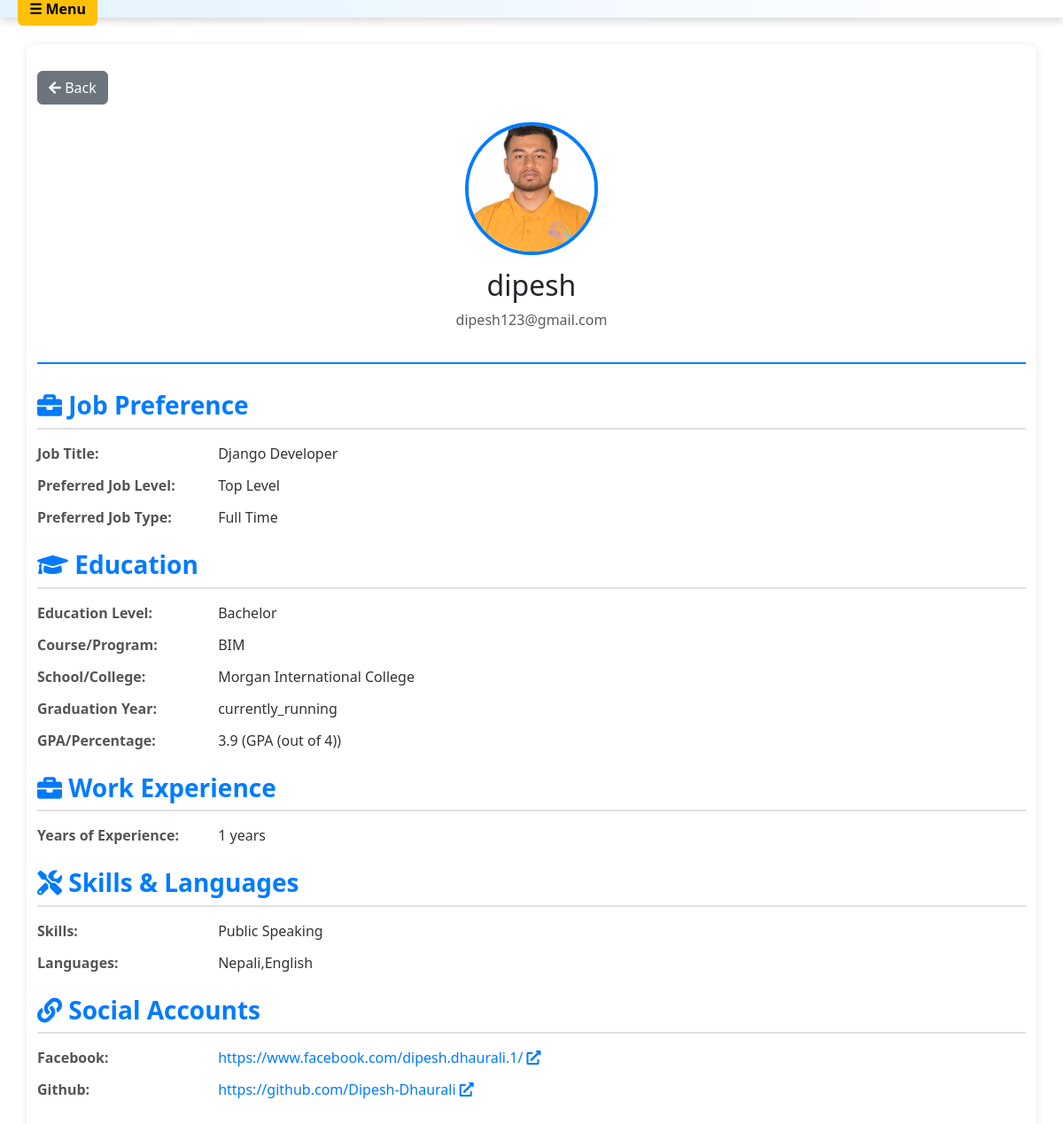
Page /view-candidate-profile/8/ (signed in) on the committed database.
### candidate/models.py (models this page shows, shortened)
class CandidateProfile(models.Model):
    JOB_LEVEL_CHOICES = (
        ('top', 'Top Level'),
        ('senior', 'Senior Level'),
        ('mid', 'Mid Level'),
        ('junior', 'Junior/Entry Level'),
        ('internship', 'Internship'),
    )
    JOB_TYPE_CHOICES = (
        ('fulltime', 'Full Time'),
        ('parttime', 'Part Time'),
    )
    EDUCATION_CHOICES = (
        ('see', 'SEE (Secondary Education Examination)'),
        ('slc', 'SLC (School Leaving Certificate)'),
        ('plus2', '+2 (Higher Secondary)'),
        ('diploma', 'Diploma'),
        ('bachelor', 'Bachelor'),
        ('masters', 'Masters'),
    )
    GPA_PERCENTAGE_CHOICES = (
        ('gpa_4', 'GPA (out of 4)'),
        ('gpa_10', 'GPA (out of 10)'),
        ('percentage', 'Percentage (out of 100)'),
    )
    GRADUATION_YEAR_CHOICES = (
        ('currently_running', 'Currently Running'),
    ) + tuple((str(year), str(year)) for year in range(2030, 1899, -1))
    user = models.OneToOneField(User, on_delete=models.CASCADE)
    profile_photo = models.FileField(upload_to='candidate_photos/', null=True, blank=True)
    job_preference_title = models.CharField(max_length=200, help_text="e.g., Document Officer")
    preferred_job_level = models.CharField(max_length=20, choices=JOB_LEVEL_CHOICES)
    preferred_job_type = models.CharField(max_length=20, choices=JOB_TYPE_CHOICES)
    work_experience = models.IntegerField(default=0)
    education_level = models.CharField(max_length=20, choices=EDUCATION_CHOICES)
    course_or_program = models.CharField(max_length=200, help_text="e.g., BIM")
    gpa_percentage_type = models.CharField(max_length=10, choices=GPA_PERCENTAGE_CHOICES)
    gpa_percentage_value = models.FloatField()
    school_college_name = models.CharField(max_length=200)
    graduation_year = models.CharField(
        max_length=20,
        choices=GRADUATION_YEAR_CHOICES,
        default='currently_running'
    )
    skills = models.TextField(help_text="e.g., Public Speaking, Computer Operation")
    languages = models.TextField(help_text="e.g., Nepali, English")
    social_account_name_1 = models.CharField(max_length=100, null=True, blank=True)
    social_account_url_1 = models.URLField(null=True, blank=True)
    social_account_name_2 = models.CharField(max_length=100, null=True, blank=True)
    social_account_url_2 = models.URLField(null=True, blank=True)
    created_at = models.DateTimeField(auto_now_add=True)
    updated_at = models.DateTimeField(auto_now=True)

### hr/views.py (the view)
# urls.py: path("view-candidate-profile/<int:user_id>/", views.view_candidate_profile, name='view_candidate_profile'),
@login_required(login_url='login_user')
def view_candidate_profile(request, user_id):
    candidate_user = get_object_or_404(User, id=user_id)
    try:
        profile = CandidateProfile.objects.get(user=candidate_user)
    except CandidateProfile.DoesNotExist:
        messages.warning(request, f"Candidate {candidate_user.username} has not created a profile yet.")
        return redirect('hrdash')
    context = {
        'candidate_user': candidate_user,
        'profile': profile,
    }
    return render(request, 'hr/view_candidate_profile.html', context)

### hr/templates/hr/view_candidate_profile.html (shortened to what this page needs)
<!DOCTYPE html>
<html lang="en">
<head>
    <link href="https://cdn.jsdelivr.net/npm/bootstrap@5.3.8/dist/css/bootstrap.min.css" rel="stylesheet">
    <link rel="stylesheet" href="https://cdnjs.cloudflare.com/ajax/libs/font-awesome/5.15.3/css/all.min.css">
</head>
<body>
    {% include 'hr/navbar.html' %}
    <div class="container">
        <a href="javascript:history.back()" class="btn btn-secondary back-button">
            <i class="fas fa-arrow-left"></i> Back
        </a>
        <div class="profile-header">
            {% if profile.profile_photo %}
                <img src="{{ profile.profile_photo.url }}" alt="Profile Photo" class="profile-photo">
            {% else %}
                <div class="profile-photo d-flex align-items-center justify-content-center bg-secondary text-white" style="font-size: 48px;">
                    <i class="fas fa-user"></i>
                </div>
            {% endif %}
            <h2>{{ candidate_user.get_full_name|default:candidate_user.username }}</h2>
            <p class="text-muted">{{ candidate_user.email }}</p>
        </div>
        <h3 class="section-title"><i class="fas fa-briefcase"></i> Job Preference</h3>
        <div class="info-row">
            <span class="info-label">Job Title:</span>
            <span class="info-value">{{ profile.job_preference_title|default:"Not specified" }}</span>
        </div>
        <div class="info-row">
            <span class="info-label">Preferred Job Level:</span>
            <span class="info-value">{{ profile.get_preferred_job_level_display|default:"Not specified" }}</span>
        </div>
        <div class="info-row">
            <span class="info-label">Preferred Job Type:</span>
            <span class="info-value">{{ profile.get_preferred_job_type_display|default:"Not specified" }}</span>
        </div>
        <h3 class="section-title"><i class="fas fa-graduation-cap"></i> Education</h3>
        <div class="info-row">
            <span class="info-label">Education Level:</span>
            <span class="info-value">{{ profile.get_education_level_display|default:"Not specified" }}</span>
        </div>
        <div class="info-row">
            <span class="info-label">Course/Program:</span>
            <span class="info-value">{{ profile.course_or_program|default:"Not specified" }}</span>
        </div>
        <div class="info-row">
            <span class="info-label">School/College:</span>
            <span class="info-value">{{ profile.school_college_name|default:"Not specified" }}</span>
        </div>
        <div class="info-row">
            <span class="info-label">Graduation Year:</span>
            <span class="info-value">{{ profile.graduation_year|default:"Not specified" }}</span>
        </div>
        <div class="info-row">
            <span class="info-label">GPA/Percentage:</span>
            <span class="info-value">
                {% if profile.gpa_percentage_value %}
                    {{ profile.gpa_percentage_value }} ({{ profile.get_gpa_percentage_type_display }})
                {% else %}
                    Not specified
                {% endif %}
            </span>
        </div>
        <h3 class="section-title"><i class="fas fa-briefcase"></i> Work Experience</h3>
        <div class="info-row">
            <span class="info-label">Years of Experience:</span>
            <span class="info-value">{{ profile.work_experience|default:"0" }} years</span>
        </div>
        <h3 class="section-title"><i class="fas fa-tools"></i> Skills & Languages</h3>
        <div class="info-row">
            <span class="info-label">Skills:</span>
            <span class="info-value">{{ profile.skills|default:"Not specified" }}</span>
        </div>
        <div class="info-row">
            <span class="info-label">Languages:</span>
            <span class="info-value">{{ profile.languages|default:"Not specified" }}</span>
        </div>
        {% if profile.social_account_name_1 or profile.social_account_name_2 %}
        <h3 class="section-title"><i class="fas fa-link"></i> Social Accounts</h3>
        <div class="social-links">
            {% if profile.social_account_name_1 and profile.social_account_url_1 %}
            <div class="info-row">
                <span class="info-label">{{ profile.social_account_name_1 }}:</span>
                <a href="{{ profile.social_account_url_1 }}" target="_blank" class="info-value">
                    {{ profile.social_account_url_1 }} <i class="fas fa-external-link-alt"></i>
                </a>
            </div>
            {% endif %}
            {% if profile.social_account_name_2 and profile.social_account_url_2 %}
            <div class="info-row">
                <span class="info-label">{{ profile.social_account_name_2 }}:</span>
                <a href="{{ profile.social_account_url_2 }}" target="_blank" class="info-value">
                    {{ profile.social_account_url_2 }} <i class="fas fa-external-link-alt"></i>
                </a>
            </div>
            {% endif %}
        </div>
        {% endif %}
    </div>
</body>
</html>

### hr/templates/hr/view_candidate_profile.html (style rules this page uses)
body { font-family: Arial, sans-serif; background: #f9f9f9; }
.container { max-width: 900px; margin: 30px auto; background: #fff; padding: 30px; border-radius: 10px; box-shadow: 0px 2px 10px rgba(0, 0, 0, 0.1); }
.profile-header { text-align: center; margin-bottom: 30px; padding-bottom: 20px; border-bottom: 2px solid #007BFF; }
.profile-photo { width: 150px; height: 150px; border-radius: 50%; object-fit: cover; margin-bottom: 15px; border: 4px solid #007BFF; }
.section-title { color: #007BFF; font-weight: bold; margin-top: 25px; margin-bottom: 15px; border-bottom: 2px solid #e0e0e0; padding-bottom: 8px; }
.info-row { margin-bottom: 12px; }
.info-label { font-weight: bold; color: #555; display: inline-block; width: 200px; }
.info-value { color: #333; }
.social-links a { color: #007BFF; text-decoration: none; margin-right: 15px; }
.back-button { margin-bottom: 20px; }

### rows in the picture
CandidateProfile: profile_photo (picture), job_preference_title "Django Developer", preferred_job_level "Top Level", preferred_job_type "Full Time", education_level "Bachelor", course_or_program "BIM", school_college_name "Morgan International College", graduation_year "currently_running", gpa_percentage_value "3.9", gpa_percentage_type "GPA (out of 4)", work_experience "1", skills "Public Speaking", languages "Nepali,English", social_account_name_1 "Facebook", social_account_url_1 "https://www.facebook.com/dipesh.dhaurali.1/", social_account_name_2 "Github", social_account_url_2 "https://github.com/Dipesh-Dhaurali"

### other values in the picture
{{ candidate_user.get_full_name|default:candidate_user.username }} "dipesh"
{{ candidate_user.email }} "dipesh123@gmail.com"
